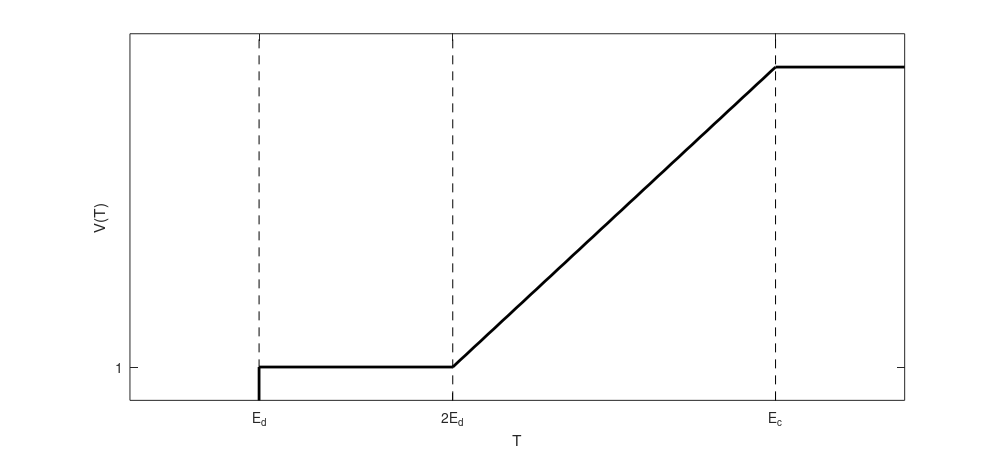

Recreate this plot in MATLAB. (Note: this script raises an error after producing the figure.)
x=[2 2 5 10 12];
y=[0 1 1 10 10];
h(1:4)=plot(x,y,'k-',[2 2],[0 15],'k--',[5 5],[0 15],'k--',[10 10],[0 15],'k--');
set(h(1),'LineWidth',2);
set(gca,'xtick',[2 5 10],'xticklabel',{'E_d','2E_d','E_c'},'ytick',[1]);
xlabel('T');ylabel('V(T)');
axis([0 12 0 11]);
set(gcf,'Position',[50 50 1000 450],'PaperPositionMode','auto');
set(gca,'Color','none');
plot2svg('K-P_Displacement_Plot.svg');